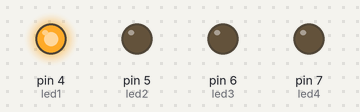
Simulated run of this sketch. Board: Arduino Uno, built with avr-gcc and run on an emulated ATmega328P. On the bench: output pins drawn as LEDs (lit = HIGH).

Above: at 0.5 s.
At 2.5 s:
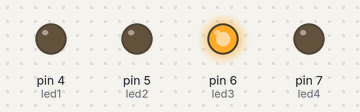
At 4.1 s:
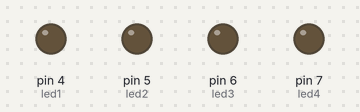
At 4.7 s:
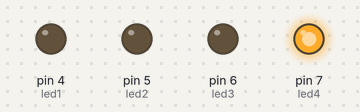
At 9.7 s:
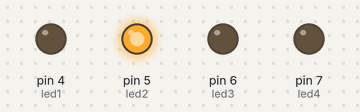
Timing chart, 0 to 10.7 s (numbered marks = the images above):
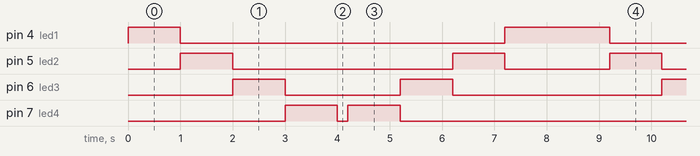

Measured:
- by itself, pin 4 (led1): repeats every 8.2 s: LOW 6.2 s, HIGH 2.0 s
- by itself, pin 5 (led2): repeats every 8.2 s: LOW 4.2 s, HIGH 1.0 s, LOW 2.0 s, HIGH 1.0 s
- by itself, pin 6 (led3): repeats every 8.2 s: LOW 2.2 s, HIGH 1.0 s, LOW 4.0 s, HIGH 1.0 s
- by itself, pin 7 (led4): repeats every 8.2 s: LOW 0.20 s, HIGH 1.0 s, LOW 6.0 s, HIGH 1.0 s

The sketch:

sketch_feb19a.ino
```cpp
int led1=4;
int led2=5;
int led3=6;
int led4=7;
void setup() {
  // put your setup code here, to run once:
pinMode(led1,OUTPUT);
pinMode(led2,OUTPUT);
pinMode(led3,OUTPUT);
pinMode(led4,OUTPUT);
}

void loop() {
  // put your main code here, to run repeatedly:
digitalWrite(led1,1);
delay(1000);
digitalWrite(led1,0);
digitalWrite(led2,1);
delay(1000);
digitalWrite(led2,0);
digitalWrite(led3,1);
delay(1000);
digitalWrite(led3,0);
digitalWrite(led4,1);
delay(1000);
digitalWrite(led4,0);
delay(200);
digitalWrite(led4,1);
delay(1000);
digitalWrite(led4,0);
digitalWrite(led3,1);
delay(1000);
digitalWrite(led3,0);
digitalWrite(led2,1);
delay(1000);
digitalWrite(led2,0);
digitalWrite(led1,1);
delay(1000);
digitalWrite(led1,0);
}
```
